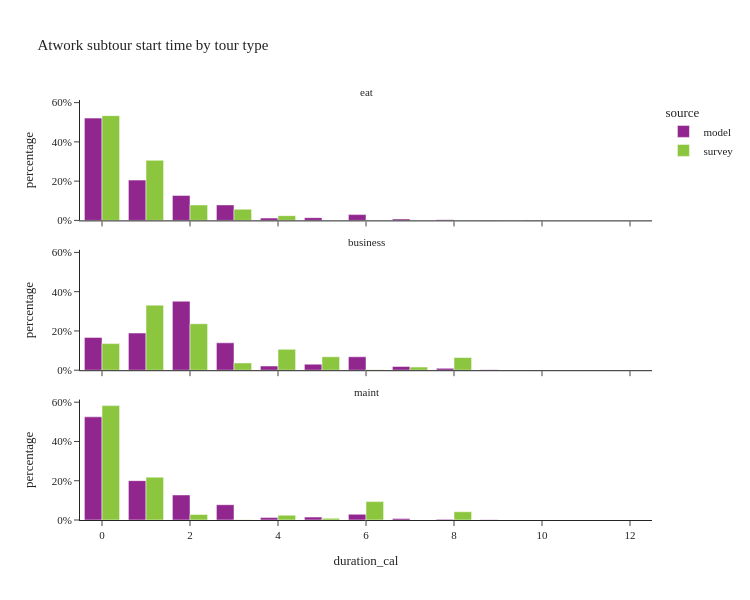

The code cell stored with this chart in its notebook:
### Code cell
util.plot_share_facetbar(atwork_subtour, 'tour_weight', share_col="duration_cal", title="Atwork subtour start time by tour type", 
                             facet_col='tour_type', facet_col_wrap=1, height=600, orientation='v')

### Figure 1 — Plotly figure (JSON) as saved in the notebook; plotly's stock layout.template omitted (floating-point values rounded to 4 significant figures)
{"data": [{"alignmentgroup": "True", "customdata": [[38815], [15300], [9482], [5880], [891], [1044], [2201], [552], [260], [50], [11], [1]], "hovertemplate": "source=model<br>tour_type=eat<br>duration_cal=%{x}<br>percentage=%{y}<br>sample_size=%{customdata[0]}<extra></extra>", "legendgroup": "model", "marker": {"color": "#91268F", "pattern": {"shape": ""}}, "name": "model", "offsetgroup": "model", "orientation": "v", "showlegend": true, "textposition": "auto", "type": "bar", "x": [0.0, 1.0, 2.0, 3.0, 4.0, 5.0, 6.0, 7.0, 8.0, 9.0, 10.0, 11.0], "xaxis": "x3", "y": [0.5211, 0.2054, 0.1273, 0.07894, 0.01196, 0.01402, 0.02955, 0.007411, 0.003491, 0.0006713, 0.0001477, 1.343e-05], "yaxis": "y3"}, {"alignmentgroup": "True", "customdata": [[14404], [16324], [30294], [12021], [1835], [2657], [5897], [1633], [821], [240], [62], [3], [1]], "hovertemplate": "source=model<br>tour_type=business<br>duration_cal=%{x}<br>percentage=%{y}<br>sample_size=%{customdata[0]}<extra></extra>", "legendgroup": "model", "marker": {"color": "#91268F", "pattern": {"shape": ""}}, "name": "model", "offsetgroup": "model", "orientation": "v", "showlegend": false, "textposition": "auto", "type": "bar", "x": [0.0, 1.0, 2.0, 3.0, 4.0, 5.0, 6.0, 7.0, 8.0, 9.0, 10.0, 11.0, 12.0], "xaxis": "x2", "y": [0.1671, 0.1894, 0.3515, 0.1395, 0.02129, 0.03083, 0.06842, 0.01895, 0.009525, 0.002784, 0.0007193, 3.481e-05, 1.16e-05], "yaxis": "y2"}, {"alignmentgroup": "True", "customdata": [[30850], [11772], [7492], [4571], [726], [871], [1706], [456], [195], [52], [6], [1]], "hovertemplate": "source=model<br>tour_type=maint<br>duration_cal=%{x}<br>percentage=%{y}<br>sample_size=%{customdata[0]}<extra></extra>", "legendgroup": "model", "marker": {"color": "#91268F", "pattern": {"shape": ""}}, "name": "model", "offsetgroup": "model", "orientation": "v", "showlegend": false, "textposition": "auto", "type": "bar", "x": [0.0, 1.0, 2.0, 3.0, 4.0, 5.0, 6.0, 7.0, 8.0, 9.0, 10.0, 11.0], "xaxis": "x", "y": [0.5256, 0.2006, 0.1276, 0.07787, 0.01237, 0.01484, 0.02906, 0.007769, 0.003322, 0.0008859, 0.0001022, 1.704e-05], "yaxis": "y"}, {"alignmentgroup": "True", "customdata": [[53], [55], [11], [4], [1]], "hovertemplate": "source=survey<br>tour_type=eat<br>duration_cal=%{x}<br>percentage=%{y}<br>sample_size=%{customdata[0]}<extra></extra>", "legendgroup": "survey", "marker": {"color": "#8CC63E", "pattern": {"shape": ""}}, "name": "survey", "offsetgroup": "survey", "orientation": "v", "showlegend": true, "textposition": "auto", "type": "bar", "x": [0.0, 1.0, 2.0, 3.0, 4.0], "xaxis": "x3", "y": [0.5337, 0.3063, 0.07868, 0.05712, 0.02424], "yaxis": "y3"}, {"alignmentgroup": "True", "customdata": [[12], [34], [18], [7], [12], [3], [1], [2], [1], [1], [1]], "hovertemplate": "source=survey<br>tour_type=business<br>duration_cal=%{x}<br>percentage=%{y}<br>sample_size=%{customdata[0]}<extra></extra>", "legendgroup": "survey", "marker": {"color": "#8CC63E", "pattern": {"shape": ""}}, "name": "survey", "offsetgroup": "survey", "orientation": "v", "showlegend": false, "textposition": "auto", "type": "bar", "x": [0.0, 1.0, 2.0, 3.0, 4.0, 5.0, 6.0, 7.0, 8.0, 10.0, 11.0], "xaxis": "x2", "y": [0.1355, 0.3312, 0.2368, 0.03716, 0.1062, 0.06842, 0.00194, 0.01582, 0.06459, 0.0006985, 0.001581], "yaxis": "y2"}, {"alignmentgroup": "True", "customdata": [[45], [32], [8], [2], [1], [2], [3], [1]], "hovertemplate": "source=survey<br>tour_type=maint<br>duration_cal=%{x}<br>percentage=%{y}<br>sample_size=%{customdata[0]}<extra></extra>", "legendgroup": "survey", "marker": {"color": "#8CC63E", "pattern": {"shape": ""}}, "name": "survey", "offsetgroup": "survey", "orientation": "v", "showlegend": false, "textposition": "auto", "type": "bar", "x": [0.0, 1.0, 2.0, 3.0, 4.0, 5.0, 6.0, 8.0], "xaxis": "x", "y": [0.5827, 0.2183, 0.02819, 0.001802, 0.02443, 0.008837, 0.09375, 0.04203], "yaxis": "y"}], "layout": {"annotations": [{"font": {}, "showarrow": false, "text": "maint", "x": 0.5, "xanchor": "center", "xref": "paper", "y": 0.2867, "yanchor": "bottom", "yref": "paper"}, {"font": {}, "showarrow": false, "text": "business", "x": 0.5, "xanchor": "center", "xref": "paper", "y": 0.6433, "yanchor": "bottom", "yref": "paper"}, {"font": {}, "showarrow": false, "text": "eat", "x": 0.5, "xanchor": "center", "xref": "paper", "y": 1.0, "yanchor": "bottom", "yref": "paper"}], "barmode": "group", "height": 600, "legend": {"title": {"text": "source"}, "tracegroupgap": 0}, "title": {"text": "Atwork subtour start time by tour type"}, "width": 750, "xaxis": {"anchor": "y", "domain": [0.0, 1.0], "title": {"text": "duration_cal"}}, "xaxis2": {"anchor": "y2", "domain": [0.0, 1.0], "matches": "x", "showticklabels": false}, "xaxis3": {"anchor": "y3", "domain": [0.0, 1.0], "matches": "x", "showticklabels": false}, "yaxis": {"anchor": "x", "domain": [0.0, 0.2867], "tickformat": ".0%", "title": {"text": "percentage"}}, "yaxis2": {"anchor": "x2", "domain": [0.3567, 0.6433], "matches": "y", "tickformat": ".0%", "title": {"text": "percentage"}}, "yaxis3": {"anchor": "x3", "domain": [0.7133, 1.0], "matches": "y", "tickformat": ".0%", "title": {"text": "percentage"}}}}
